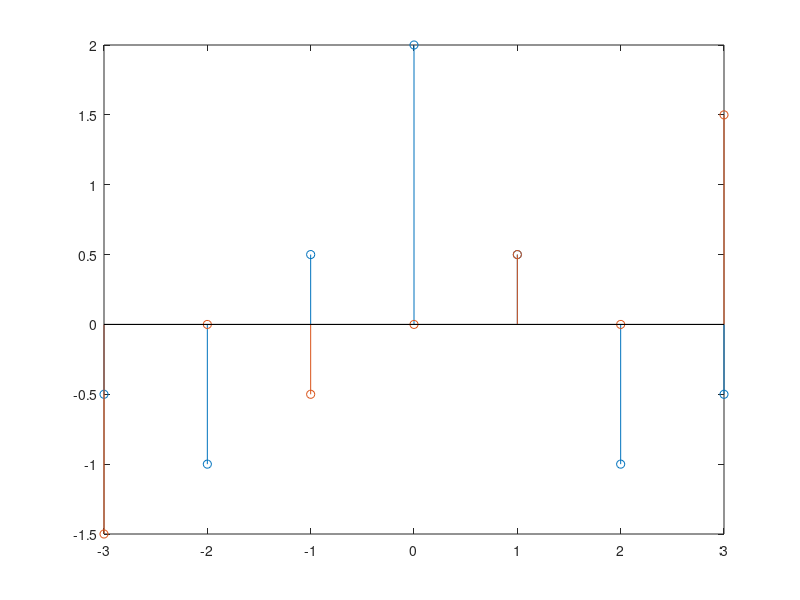

Recreate this plot in MATLAB.
t=-3:3;
x=zeros(size(t));
y=zeros(size(t));
% zoj
for i=1:7
if(t(i)==3 || t(i)==-3)
    x(i)=-0.5;
end
if(t(i)==-2 || t(i)==2)
    x(i)=-1;
end
if(t(i)==-1 || t(i)==1)
    x(i)=0.5;
end
if(t(i)==0)
    x(i)=2;
end
end

for i=1:7
    if(t(i)==-3)
        y(i)=-1.5;
    end
    if(t(i)==-1)
        y(i)=-0.5;
    end
    if(t(i)==1)
        y(i)=0.5;
    end
    if(t(i)==3)
        y(i)=1.5;
    end
end

figure,stem(t,x)
hold on
stem(t,y)
hold off